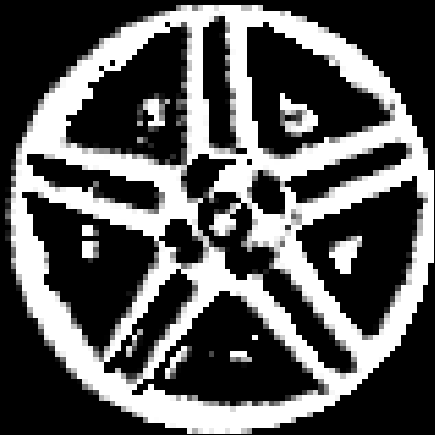
#> input picture 轮毂/传统orb/img_4.png, 435 x 435 px
$ python '曲线图.py'
#> lines starting #> are read from the running program, lines starting #| are printed output that depends on the picture; long printed decimals are rounded
import cv2
import numpy as np
import matplotlib.pyplot as plt
import matplotlib
from scipy.signal import argrelextrema

# 解决中文显示问题
matplotlib.rcParams['font.sans-serif'] = ['SimHei']  # 用来正常显示中文标签
matplotlib.rcParams['axes.unicode_minus'] = False  # 用来正常显示负号
# 显示图像
plt.rcParams['font.sans-serif'] = ['SimHei']  # 用来正常显示中文标签
plt.rcParams['axes.unicode_minus'] = False  # 用来正常显示负号
matplotlib.use('TkAgg')

image = cv2.imread('img_4.png')
#> image is the input picture: shape (435, 435, 3); min 0, max 255, mean 90
image = cv2.resize(image, (100, 100))
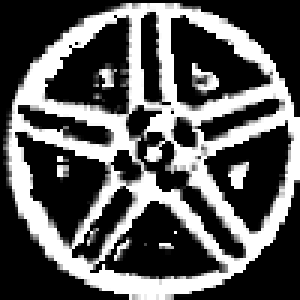
#> image: shape (100, 100, 3) (shown 3 times larger); min 0, max 255, mean 89.7
height = 100
width = 100

# 存储角度和对应的最大匹配分数
angles = []
max_vals = []

# 遍历可能的旋转角度（比如0 - 360度，步长可根据需要调整）
best_match_score = -float('inf')
best_rotated_img = None
angle = 0
best_angle = 0
for angle in range(0, 660, 1):
    M = cv2.getRotationMatrix2D((width / 2, height / 2), angle, 1)
    rotated_img = cv2.warpAffine(image, M, (width, height))
    # 使用模板匹配衡量旋转后图像与原图像的相似性
    result = cv2.matchTemplate(image, rotated_img, cv2.TM_CCOEFF_NORMED)
    min_val, max_val, min_loc, max_loc = cv2.minMaxLoc(result)
    print(max_val, angle)
    angles.append(angle)
    max_vals.append(max_val)
    if max_val > best_match_score:
        best_angle = angle
        best_match_score = max_val
        best_rotated_img = rotated_img
#> this loop made 660 passes
#> (result, min_val, max_val, best_match_score) on pass 1: ([1], 1, 1, 1)
#> (result, min_val, max_val) on passes 2 to 7: ([0.949], 0.949, 0.949), ([0.853], 0.853, 0.853), ([0.767], 0.767, 0.767), ([0.683], 0.683, 0.683), ([0.605], 0.605, 0.605), ([0.537], 0.537, 0.537)
#| 1.0 0
#| 0.9488 1
#| 0.8534 2
#| 0.7672 3
#| 0.6833 4
#| 0.6047 5
#| 0.5365 6
#| 0.484 7
#> (further printed lines are left out)
#> pass 2, `rotated_img = cv2.warpAffine(image, M, (width, height))`:
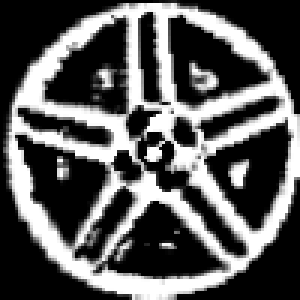
#> rotated_img: shape (100, 100, 3) (shown 3 times larger); min 0, max 255, mean 89.7
#> pass 3, `rotated_img = cv2.warpAffine(image, M, (width, height))`:
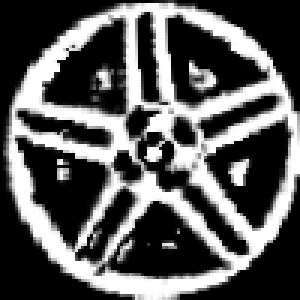
#> rotated_img: shape (100, 100, 3) (shown 3 times larger); min 0, max 255, mean 89.7
#> after the loop, angles = 660 values from 0 to 659; best_angle = 0; best_match_score = 1; max_vals = 660 values, max 1 at index 0, min 0.267 at index 133, mean 0.384

print('Best match score:', best_match_score)
print('Best angle:', best_angle)

# 将角度和最大匹配分数转换为numpy数组
angles = np.array(angles)
max_vals = np.array(max_vals)

# 绘制平滑曲线
plt.plot(angles, max_vals, label='模板匹配分数')
# 使用二次样条插值平滑曲线
from scipy.interpolate import make_interp_spline
xnew = np.linspace(angles.min(), angles.max(), 300)
#> xnew = 300 values from 0 to 659
spl = make_interp_spline(angles, max_vals, k=2)
max_vals_smooth = spl(xnew)
#> max_vals_smooth = 300 values, max 1 at index 0, min 0.266 at index 60, mean 0.385
plt.plot(xnew, max_vals_smooth, label='平滑后的模板匹配分数', linestyle='--')

# 寻找极大值点和极小值点
maxima_indices = argrelextrema(max_vals_smooth, np.greater)
minima_indices = argrelextrema(max_vals_smooth, np.less)

maxima_values = max_vals_smooth[maxima_indices]
#> maxima_values = 38 values, max 0.968 at index 20, min 0.318 at index 29, mean 0.423
minima_values = max_vals_smooth[minima_indices]
#> minima_values = 38 values, max 0.403 at index 21, min 0.266 at index 8, mean 0.331

print(f"极大值点的个数: {len(maxima_indices[0])}")
print(f"极大值点的值: {maxima_values}")
print(f"极小值点的个数: {len(minima_indices[0])}")
print(f"极小值点的值: {minima_values}")

plt.xlabel('旋转角度 (度)')
plt.ylabel('模板匹配分数')
plt.title('旋转角度与模板匹配分数的关系')
plt.legend()
plt.show()
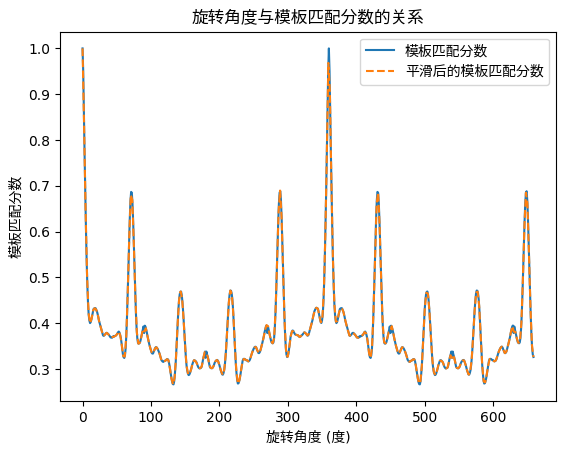
#> figure drawn by matplotlib, 1 panel; curve peaks at x = 0, y = 1; curve peaks at x = 0, y = 1

$ run again, with 轮毂/传统orb/img_1.png copied over 轮毂/传统orb/img_4.png
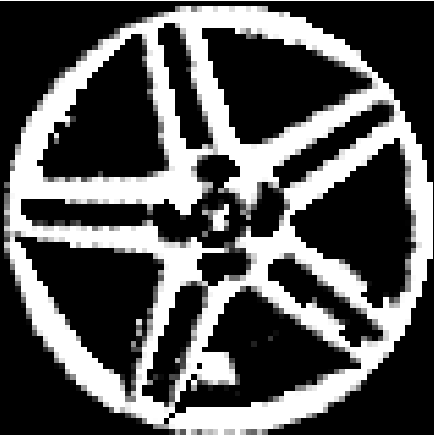
#> input picture 轮毂/传统orb/img_1.png, 434 x 435 px
#> image is the input picture: shape (435, 434, 3); min 0, max 255, mean 86.6
#> `image = cv2.resize(image, (100, 100))`:
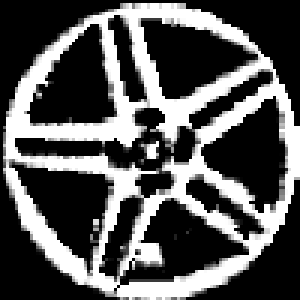
#> image: shape (100, 100, 3) (shown 3 times larger); min 0, max 255, mean 86.4
#> the loop `for angle in range(0, 660, 1):` made 660 passes
#> (result, min_val, max_val, best_match_score) on pass 1: ([1], 1, 1, 1)
#> (printed output is left out)
#> after the loop `for angle in range(0, 660, 1):`: angles = 660 values from 0 to 659; best_angle = 0; best_match_score = 1; max_vals = 660 values, max 1 at index 0, min 0.322 at index 132, mean 0.428
#> max_vals_smooth = 300 values, max 1 at index 0, min 0.322 at index 267, mean 0.429
#> maxima_values = 34 values, max 0.97 at index 17, min 0.354 at index 0, mean 0.485
#> minima_values = 34 values, max 0.399 at index 31, min 0.322 at index 29, mean 0.364
#> `plt.show()`:
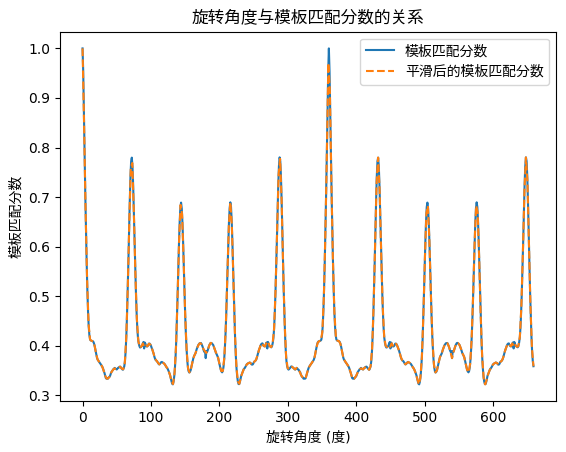
#> figure drawn by matplotlib, 1 panel; curve peaks at x = 0, y = 1; curve peaks at x = 0, y = 1

$ run again, with 轮毂/传统orb/img_3.png copied over 轮毂/传统orb/img_4.png
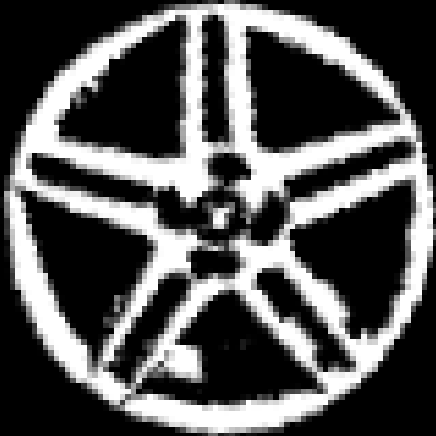
#> input picture 轮毂/传统orb/img_3.png, 436 x 436 px
#> image is the input picture: shape (436, 436, 3); min 0, max 255, mean 85.3
#> `image = cv2.resize(image, (100, 100))`:
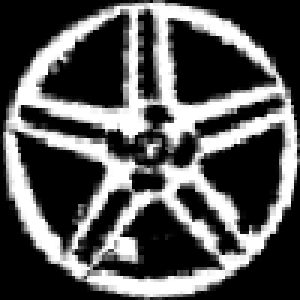
#> image: shape (100, 100, 3) (shown 3 times larger); min 0, max 255, mean 85.1
#> the loop `for angle in range(0, 660, 1):` made 660 passes
#> (result, min_val, max_val, best_match_score) on pass 1: ([1], 1, 1, 1)
#> (printed output is left out)
#> after the loop `for angle in range(0, 660, 1):`: angles = 660 values from 0 to 659; best_angle = 0; best_match_score = 1; max_vals = 660 values, max 1 at index 0, min 0.332 at index 131, mean 0.44
#> max_vals_smooth = 300 values, max 1 at index 0, min 0.332 at index 223, mean 0.44
#> maxima_values = 25 values, max 0.981 at index 12, min 0.365 at index 3, mean 0.517
#> minima_values = 25 values, max 0.408 at index 15, min 0.332 at index 18, mean 0.37
#> `plt.show()`:
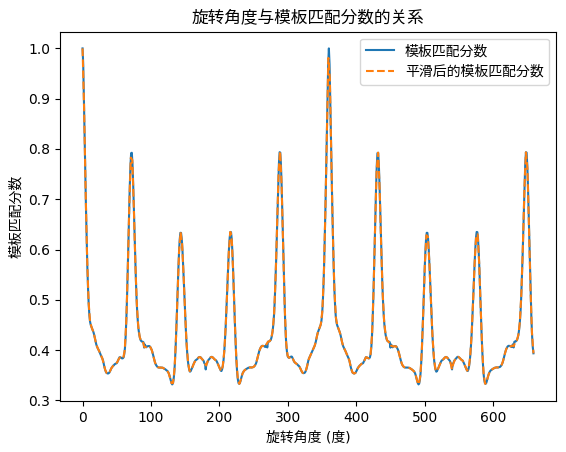
#> figure drawn by matplotlib, 1 panel; curve peaks at x = 0, y = 1; curve peaks at x = 0, y = 1
